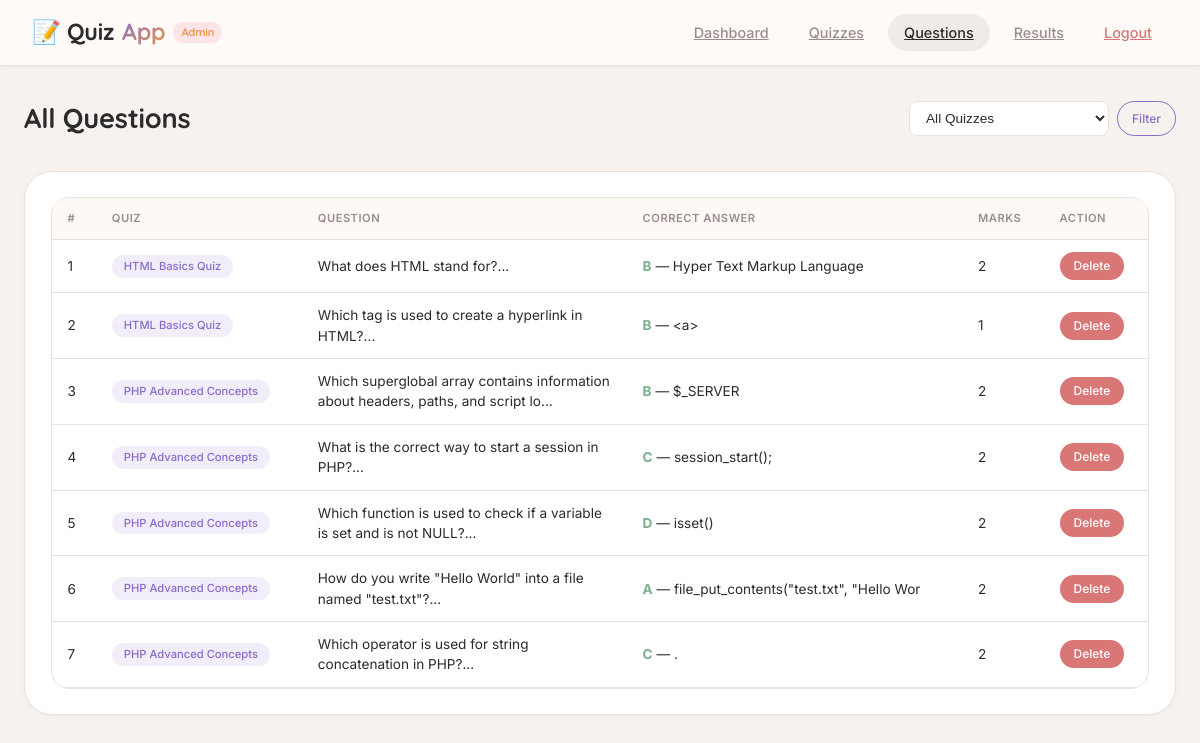
Screenshot of /admin/questions.php (signed in) with the database file from the repository.
### tables this page shows
CREATE TABLE `questions` (
  `id` int(11) NOT NULL,
  `quiz_id` int(11) NOT NULL,
  `question_text` text NOT NULL,
  `option_a` varchar(300) NOT NULL,
  `option_b` varchar(300) NOT NULL,
  `option_c` varchar(300) NOT NULL,
  `option_d` varchar(300) NOT NULL,
  `correct_answer` enum('A','B','C','D') NOT NULL,
  `marks` int(11) DEFAULT 1
);

CREATE TABLE `quizzes` (
  `id` int(11) NOT NULL,
  `title` varchar(200) NOT NULL,
  `description` text DEFAULT NULL,
  `time_limit` int(11) DEFAULT 30,
  `created_by` int(11) DEFAULT NULL,
  `is_active` tinyint(1) DEFAULT 1,
  `created_at` timestamp NOT NULL DEFAULT current_timestamp()
);

### admin/questions.php (the view, shortened to what this page needs)
<?php
require_once '../includes/db.php';
$filter_quiz = (int)($_GET['quiz_id'] ?? 0);
$where = $filter_quiz ? "AND q.quiz_id = $filter_quiz" : '';
$questions = $conn->query("
    SELECT q.*, qz.title AS quiz_title
    FROM questions q
    JOIN quizzes qz ON q.quiz_id = qz.id
    WHERE 1=1 $where
    ORDER BY qz.title, q.id
");
?>
<!DOCTYPE html>
<html lang="en">
<head>
<link rel="stylesheet" href="../assets/css/style.css">
</head>
<body>
<nav class="navbar">
    <div class="logo">📝 Quiz<span>App</span> <span style="font-size:0.7rem; color:var(--accent2); background:rgba(255,101,132,0.15); padding:2px 8px; border-radius:20px;">Admin</span></div>
    <div class="nav-links">
        <a href="dashboard.php">Dashboard</a>
        <a href="quizzes.php">Quizzes</a>
        <a href="questions.php" class="active">Questions</a>
        <a href="results.php">Results</a>
        <a href="../logout.php" style="color:var(--danger)">Logout</a>
    </div>
</nav>
<div class="container">
    <div class="page-header">
        <h2>All Questions</h2>
        <form method="GET" style="display:flex; gap:0.5rem;">
            <select name="quiz_id" style="padding:8px 12px; background:var(--card); border:1px solid var(--border); border-radius:8px; color:var(--text); font-size:0.85rem;">
                <option value="0">All Quizzes</option>
            </select>
            <button type="submit" class="btn btn-outline btn-sm">Filter</button>
        </form>
    </div>
    <div class="card">
        <div class="table-wrapper">
            <table>
                <thead>
                    <tr>
                        <th>#</th>
                        <th>Quiz</th>
                        <th>Question</th>
                        <th>Correct Answer</th>
                        <th>Marks</th>
                        <th>Action</th>
                    </tr>
                </thead>
                <tbody>
                    <?php $i = 1; while ($q = $questions->fetch_assoc()): ?>
                    <tr>
                        <td><?= $i++ ?></td>
                        <td><span class="badge badge-info"><?= htmlspecialchars($q['quiz_title']) ?></span></td>
                        <td style="max-width:300px;"><?= htmlspecialchars(substr($q['question_text'], 0, 80)) ?>...</td>
                        <td>
                            <strong style="color:var(--success);"><?= $q['correct_answer'] ?></strong> —
                            <?php
                            $map = ['A'=>$q['option_a'],'B'=>$q['option_b'],'C'=>$q['option_c'],'D'=>$q['option_d']];
                            echo htmlspecialchars(substr($map[$q['correct_answer']], 0, 40));
                            ?>
                        </td>
                        <td><?= $q['marks'] ?></td>
                        <td>
                            <a href="delete_question.php?id=<?= $q['id'] ?>&quiz_id=<?= $q['quiz_id'] ?>&back=questions"
                               class="btn btn-danger btn-sm"
                               onclick="return confirm('Delete this question?')">Delete</a>
                        </td>
                    </tr>
                    <?php endwhile; ?>
                </tbody>
            </table>
        </div>
    </div>
</div>
</body>
</html>

### assets/css/style.css (style rules this page uses)
:root { --bg: #F5F2F0; --surface: #FDFBF9; --card: #FFFFFF; --border: #E8E2DD; --accent: #8B6BC9; --accent2: #E89B4A; --accent3: #5EAA78; --text: #2D2A2B; --muted: #9B8E8A; --danger: #D97777; --success: #7BAF8E; --warning: #E8964B; --radius-sm: 12px; --radius-md: 18px; --radius-lg: 28px; --shadow-sm: 0 2px 8px rgba(0, 0, 0, 0.02), 0 1px 2px rgba(0, 0, 0, 0.03); --shadow-md: 0 8px 24px rgba(0, 0, 0, 0.05); --shadow-lg: 0 20px 35px -12px rgba(0, 0, 0, 0.08); --transition: all 0.25s cubic-bezier(0.2, 0.9, 0.4, 1.1); }
* { margin: 0; padding: 0; box-sizing: border-box; }
body { font-family: 'Inter', -apple-system, BlinkMacSystemFont, 'Segoe UI', sans-serif; background: var(--bg); color: var(--text); line-height: 1.5; font-size: 15px; -webkit-font-smoothing: antialiased; }
h1, h2, h3, h4, .logo, .timer-display, .stat-card .stat-val, .score-circle .score-num { font-family: 'Quicksand', 'Inter', sans-serif; font-weight: 600; letter-spacing: -0.2px; }
.navbar { background: rgba(253, 251, 249, 0.92); backdrop-filter: blur(12px); border-bottom: 1px solid var(--border); padding: 0 2rem; display: flex; align-items: center; justify-content: space-between; height: 66px; position: sticky; top: 0; z-index: 100; box-shadow: var(--shadow-sm); }
.navbar .logo { font-family: 'Quicksand', sans-serif; font-size: 1.45rem; font-weight: 700; color: var(--text); display: flex; align-items: center; gap: 8px; }
.navbar .logo span { background: linear-gradient(135deg, var(--accent), var(--accent2)); -webkit-background-clip: text; background-clip: text; color: transparent; }
.nav-links { display: flex; gap: 0.5rem; align-items: center; }
.nav-links a { color: var(--muted); font-size: 0.9rem; font-weight: 500; padding: 8px 16px; border-radius: 40px; transition: var(--transition); }
.nav-links a:hover, .nav-links a.active { color: var(--text); background: #F1EBE7; }
.btn { display: inline-flex; align-items: center; gap: 8px; padding: 9px 20px; border-radius: 40px; border: none; cursor: pointer; font-family: 'Inter', sans-serif; font-size: 0.85rem; font-weight: 500; transition: var(--transition); text-decoration: none; }
.btn-danger { background: var(--danger); color: white; }
.btn-outline { background: transparent; color: var(--accent); border: 1px solid var(--accent); }
.btn-sm { padding: 5px 14px; font-size: 0.75rem; }
.container { max-width: 1200px; margin: 0 auto; padding: 2rem 1.5rem; }
.card { background: var(--card); border: 1px solid var(--border); border-radius: var(--radius-lg); padding: 1.6rem; transition: var(--transition); box-shadow: var(--shadow-sm); }
.table-wrapper { overflow-x: auto; border-radius: var(--radius-md); background: var(--card); border: 1px solid var(--border); }
table { width: 100%; border-collapse: collapse; font-size: 0.85rem; }
thead th { background: #FCF9F7; padding: 12px 16px; text-align: left; color: var(--muted); font-weight: 600; font-size: 0.7rem; text-transform: uppercase; letter-spacing: 0.5px; border-bottom: 1px solid var(--border); }
tbody td { padding: 12px 16px; border-bottom: 1px solid var(--border); color: var(--text); }
.badge { display: inline-block; padding: 3px 12px; border-radius: 40px; font-size: 0.7rem; font-weight: 500; }
.badge-info { background: rgba(139, 107, 201, 0.12); color: var(--accent); }
.page-header { display: flex; align-items: center; justify-content: space-between; margin-bottom: 2rem; flex-wrap: wrap; gap: 1rem; }
.page-header h2 { font-size: 1.7rem; font-weight: 700; color: var(--text); }

### rows the page displays
questions: quiz.title "HTML Basics Quiz", question_text "What does HTML stand for?", correct_answer "B", option_b "Hyper Text Markup Language", marks "2"
questions: quiz.title "HTML Basics Quiz", question_text "Which tag is used to create a hyperlink in HTML?", correct_answer "B", option_b "<a>", marks "1"
questions: quiz.title "PHP Advanced Concepts", question_text "Which superglobal array contains information about headers, paths, and script lo", correct_answer "B", option_b "$_SERVER", marks "2"
questions: quiz.title "PHP Advanced Concepts", question_text "What is the correct way to start a session in PHP?", correct_answer "C", option_c "session_start();", marks "2"
questions: quiz.title "PHP Advanced Concepts", question_text "Which function is used to check if a variable is set and is not NULL?", correct_answer "D", option_d "isset()", marks "2"
questions: quiz.title "PHP Advanced Concepts", question_text "How do you write \"Hello World\" into a file named \"test.txt\"?", correct_answer "A", substr($map[$q['correct_answer']], 0, 40) "file_put_contents(\"test.txt\", \"Hello Wor", marks "2"
questions: quiz.title "PHP Advanced Concepts", question_text "Which operator is used for string concatenation in PHP?", correct_answer "C", option_c ".", marks "2"
